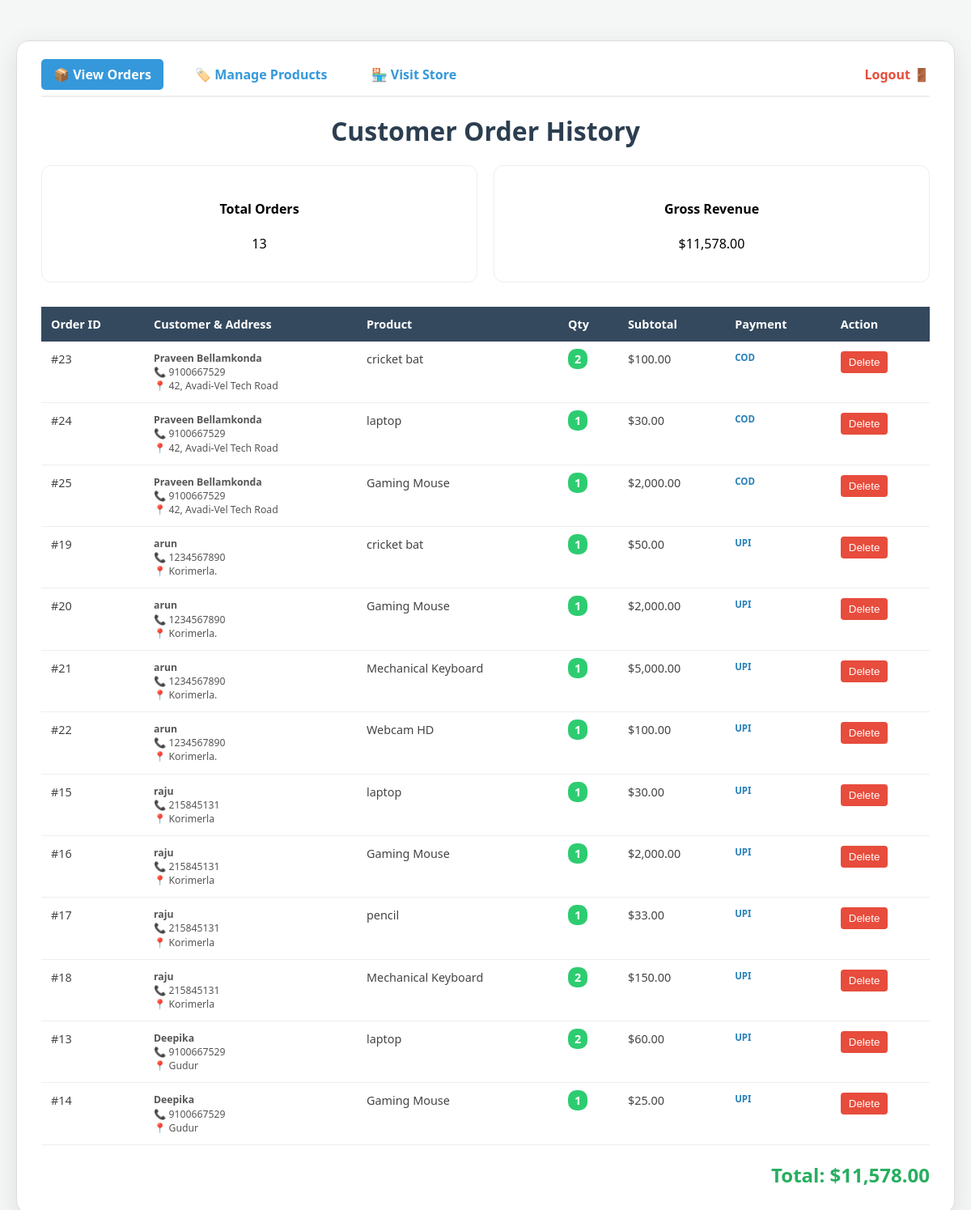
/view_orders.php (signed in), run on the app's committed database.
### tables this page shows
CREATE TABLE `orders` (
  `id` int(11) NOT NULL,
  `product_name` varchar(255) NOT NULL,
  `price` decimal(10,2) NOT NULL,
  `quantity` int(11) NOT NULL,
  `payment_method` varchar(50) DEFAULT NULL,
  `order_date` timestamp NOT NULL DEFAULT current_timestamp(),
  `customer_name` varchar(255) DEFAULT NULL,
  `customer_phone` varchar(20) DEFAULT NULL,
  `customer_address` text DEFAULT NULL
);

### view_orders.php (the view, shortened to what this page needs)
<?php
include 'db.php';
?>
<!DOCTYPE html>
<html lang="en">
<head>
</head>
<body>
    <div class="container">
        <div class="admin-nav">
            <div class="nav-links">
                <a href="view_orders.php" class="active">📦 View Orders</a>
                <a href="admin_products.php">🏷️ Manage Products</a>
                <a href="index.php">🏪 Visit Store</a>
            </div>
            <a href="logout.php" style="color:#e74c3c; text-decoration:none; font-weight:bold;">Logout 🚪</a>
        </div>
        <h1>Customer Order History</h1>
        <?php
        $grand_total = 0;
        $total_orders = 0;
        $sql = "SELECT * FROM orders ORDER BY order_date DESC";
        $result = $conn->query($sql);
        if ($result) { $total_orders = $result->num_rows; }
        ?>
        <div class="stats-container">
            <div class="stat-card"><h4>Total Orders</h4><p><?php echo $total_orders; ?></p></div>
            <div class="stat-card"><h4>Gross Revenue</h4><p id="total-stat">$0.00</p></div>
        </div>
        <table>
            <thead>
                <tr>
                    <th>Order ID</th>
                    <th>Customer & Address</th>
                    <th>Product</th>
                    <th>Qty</th>
                    <th>Subtotal</th>
                    <th>Payment</th>
                    <th>Action</th>
                </tr>
            </thead>
            <tbody>
                <?php
                if ($total_orders > 0) {
                    while($row = $result->fetch_assoc()) {
                        $sub = $row['price'] * $row['quantity'];
                        $grand_total += $sub;
                        echo "<tr>
                                <td>#{$row['id']}</td>
                                <td>
                                    <div class='cust-info'>
                                        <strong>" . htmlspecialchars($row['customer_name'] ?? 'N/A') . "</strong><br>
                                        📞 " . htmlspecialchars($row['customer_phone'] ?? 'N/A') . "<br>
                                        📍 " . htmlspecialchars($row['customer_address'] ?? 'N/A') . "
                                    </div>
                                </td>
                                <td>" . htmlspecialchars($row['product_name']) . "</td>
                                <td><span class='badge'>{$row['quantity']}</span></td>
                                <td>$" . number_format($sub, 2) . "</td>
                                <td class='pay-method'>" . ($row['payment_method'] ?? 'COD') . "</td>
                                <td>
                                    <form method='POST' action='delete_order.php'>
                                        <input type='hidden' name='order_id' value='{$row['id']}'>
                                        <button type='submit' class='delete-btn' onclick='return confirm(\"Permanently delete this order record?\")'>Delete</button>
                                    </form>
                                </td>
                              </tr>";
                    }
                } else {
                    echo "<tr><td colspan='7' style='text-align:center;'>No orders found in the database.</td></tr>";
                }
                ?>
            </tbody>
        </table>
        <div style="text-align:right; font-size:1.5em; margin-top:20px; font-weight:bold; color:#27ae60;">
            Total: $<?php echo number_format($grand_total, 2); ?>
        </div>
    </div>
</body>
</html>

### view_orders.php (style rules this page uses)
body { font-family: 'Segoe UI', sans-serif; margin: 0; padding: 20px; background-color: #f4f7f6; min-height: 100vh; }
.container { max-width: 1200px; margin: 30px auto; background: white; padding: 30px; border-radius: 15px; border: 1px solid #ddd; box-shadow: 0 8px 32px rgba(0, 0, 0, 0.1); }
h1 { text-align: center; color: #2c3e50; margin-top: 10px; }
.admin-nav { display: flex; justify-content: space-between; align-items: center; margin-bottom: 20px; padding-bottom: 15px; border-bottom: 2px solid #eee; }
.nav-links a { text-decoration: none; color: #3498db; font-weight: bold; margin-right: 20px; padding: 8px 15px; border-radius: 5px; transition: 0.3s; }
.nav-links a.active { background: #3498db; color: white; }
.stats-container { display: flex; gap: 20px; margin-bottom: 30px; }
.stat-card { flex: 1; background: #fff; padding: 20px; border-radius: 12px; text-align: center; border: 1px solid #eee; }
table { width: 100%; border-collapse: collapse; margin-top: 10px; font-size: 0.9em; }
th { background: #34495e; color: white; padding: 12px; text-align: left; }
td { padding: 12px; border-bottom: 1px solid #eee; color: #444; vertical-align: top; }
.cust-info { font-size: 0.85em; color: #555; line-height: 1.4; }
.badge { background: #2ecc71; color: white; padding: 3px 8px; border-radius: 10px; font-weight: bold; }
.pay-method { font-weight: bold; color: #2980b9; text-transform: uppercase; font-size: 0.8em; }
.delete-btn { background: #e74c3c; color: white; border: none; padding: 6px 10px; cursor: pointer; border-radius: 4px; transition: 0.3s; }

### data on the page
orders: id "23", customer_name "Praveen Bellamkonda", customer_phone "9100667529", customer_address "42, Avadi-Vel Tech Road", product_name "cricket bat", quantity "2", sub "100.00", payment_method "COD"
orders: id "24", customer_name "Praveen Bellamkonda", customer_phone "9100667529", customer_address "42, Avadi-Vel Tech Road", product_name "laptop", quantity "1", price "30.00", payment_method "COD"
orders: id "25", customer_name "Praveen Bellamkonda", customer_phone "9100667529", customer_address "42, Avadi-Vel Tech Road", product_name "Gaming Mouse", quantity "1", sub "2,000.00", payment_method "COD"
orders: id "19", customer_name "arun", customer_phone "1234567890", customer_address "Korimerla.", product_name "cricket bat", quantity "1", price "50.00", payment_method "UPI"
orders: id "20", customer_name "arun", customer_phone "1234567890", customer_address "Korimerla.", product_name "Gaming Mouse", quantity "1", sub "2,000.00", payment_method "UPI"
orders: id "21", customer_name "arun", customer_phone "1234567890", customer_address "Korimerla.", product_name "Mechanical Keyboard", quantity "1", sub "5,000.00", payment_method "UPI"
orders: id "22", customer_name "arun", customer_phone "1234567890", customer_address "Korimerla.", product_name "Webcam HD", quantity "1", price "100.00", payment_method "UPI"
orders: id "15", customer_name "raju", customer_phone "215845131", customer_address "Korimerla", product_name "laptop", quantity "1", price "30.00", payment_method "UPI"
orders: id "16", customer_name "raju", customer_phone "215845131", customer_address "Korimerla", product_name "Gaming Mouse", quantity "1", sub "2,000.00", payment_method "UPI"
orders: id "17", customer_name "raju", customer_phone "215845131", customer_address "Korimerla", product_name "pencil", quantity "1", price "33.00", payment_method "UPI"
orders: id "18", customer_name "raju", customer_phone "215845131", customer_address "Korimerla", product_name "Mechanical Keyboard", quantity "2", sub "150.00", payment_method "UPI"
orders: id "13", customer_name "Deepika", customer_phone "9100667529", customer_address "Gudur", product_name "laptop", quantity "2", sub "60.00", payment_method "UPI"
orders: id "14", customer_name "Deepika", customer_phone "9100667529", customer_address "Gudur", product_name "Gaming Mouse", quantity "1", price "25.00", payment_method "UPI"

### other printed values
$total_orders "13"
$grand_total "11,578.00"
